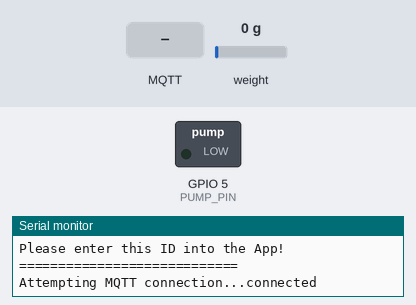
The sketch below on a simulated ESP32. Shown: switched loads named in the sketch (green lamp = pin HIGH), the last lines printed to the serial monitor. Inputs (shaded band) come from the test bench; at power-on: weight on the scale 0 g. WiFi joins after 1.5 s; servers stay silent unless stated; no MQTT or app messages arrive unless stated.

Above: at 2.7 s.
2.8 s: MQTT message "ON" arrives on the first subscribed topic
At 3.9 s:
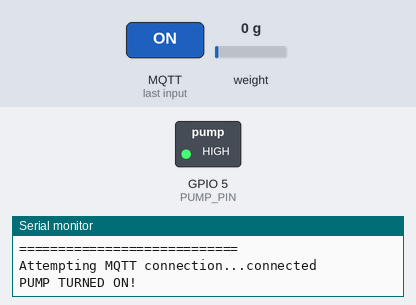
4.3 s: MQTT message "OFF" arrives on the first subscribed topic
At 5.0 s:
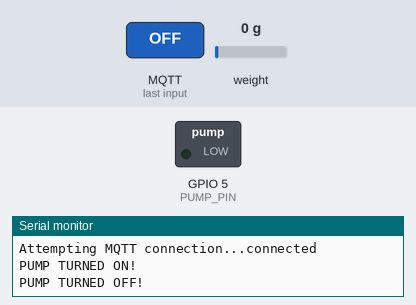
Timing chart, 0 to 7.3 s (numbered marks = the images above; inputs shaded):
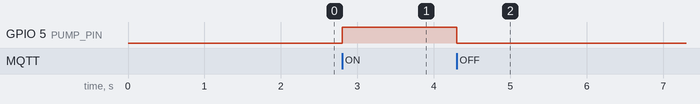

The sketch:

SmartFarm_ESP32.ino
```cpp
#include <WiFi.h>
#include <PubSubClient.h>
#include "HX711.h"

// --- USER NETWORK SETTINGS (User must fill this) ---
const char* ssid = "YOUR_WIFI_SSID";
const char* password = "YOUR_WIFI_PASSWORD";

// --- MQTT SERVER SETTINGS (Hardcoded for Smart Farm App) ---
const char* mqtt_server = "113.29.230.65";
const int mqtt_port = 1883;
const char* mqtt_user = "iot_node";
const char* mqtt_pass = "farm1234";

// --- HARDWARE PINS ---
const int LOADCELL_DOUT_PIN = 16;
const int LOADCELL_SCK_PIN = 4;
const int PUMP_PIN = 5;

WiFiClient espClient;
PubSubClient client(espClient);
HX711 scale;

String deviceID = "";

void setup_wifi() {
  delay(10);
  Serial.println();
  Serial.print("Connecting to ");
  Serial.println(ssid);
  WiFi.begin(ssid, password);
  while (WiFi.status() != WL_CONNECTED) {
    delay(500);
    Serial.print(".");
  }
  Serial.println("\nWiFi connected");
}

void get_mac_address() {
  // Get MAC Address to generate a unique Device ID
  String mac = WiFi.macAddress();
  mac.replace(":", ""); // Remove colons
  deviceID = "ESP32-" + mac;

  Serial.print("============================\n");
  Serial.print("YOUR DEVICE ID IS: ");
  Serial.println(deviceID);
  Serial.print("Please enter this ID into the App!\n");
  Serial.print("============================\n");
}

void reconnect() {
  while (!client.connected()) {
    Serial.print("Attempting MQTT connection...");
    if (client.connect(deviceID.c_str(), mqtt_user, mqtt_pass)) {
      Serial.println("connected");
      // Subscribe to pump command topic (From App)
      String pumpTopic = "farm/" + deviceID + "/pump";
      client.subscribe(pumpTopic.c_str());
    } else {
      Serial.print("failed, rc=");
      Serial.print(client.state());
      Serial.println(" try again in 5 seconds");
      delay(5000);
    }
  }
}

void callback(char* topic, byte* payload, unsigned int length) {
  String message;
  for (int i = 0; i < length; i++) {
    message += (char)payload[i];
  }

  // Receive pump command from mobile app
  if (message == "ON") {
    digitalWrite(PUMP_PIN, HIGH);
    Serial.println("PUMP TURNED ON!");
  } else if (message == "OFF") {
    digitalWrite(PUMP_PIN, LOW);
    Serial.println("PUMP TURNED OFF!");
  }
}

void setup() {
  Serial.begin(115200);
  pinMode(PUMP_PIN, OUTPUT);
  digitalWrite(PUMP_PIN, LOW);

  setup_wifi();
  get_mac_address(); // Generate automatic Device ID

  client.setServer(mqtt_server, mqtt_port);
  client.setCallback(callback);

  scale.begin(LOADCELL_DOUT_PIN, LOADCELL_SCK_PIN);
  // scale.set_scale(CALIBRATION_FACTOR); // Need to calibrate based on your load cell
}

void loop() {
  if (!client.connected()) {
    reconnect();
  }
  client.loop();

  // Send weight data every 5 seconds
  static unsigned long lastMsg = 0;
  unsigned long now = millis();
  if (now - lastMsg > 5000) {
    lastMsg = now;

    float weight = scale.get_units(10); // Read weight value
    if(weight < 0) weight = 0.00;

    // Build JSON Payload to send to app
    String payload = "{\"berat\":" + String(weight, 2) + "}";
    String sensorTopic = "farm/" + deviceID + "/sensors";

    client.publish(sensorTopic.c_str(), payload.c_str());
    Serial.print("Data sent: ");
    Serial.println(payload);
  }
}
```

Measured:
- after the input at 2.8 s, GPIO 5 (PUMP_PIN): LOW → HIGH at once
- after the input at 4.3 s, GPIO 5 (PUMP_PIN): HIGH → LOW at once
